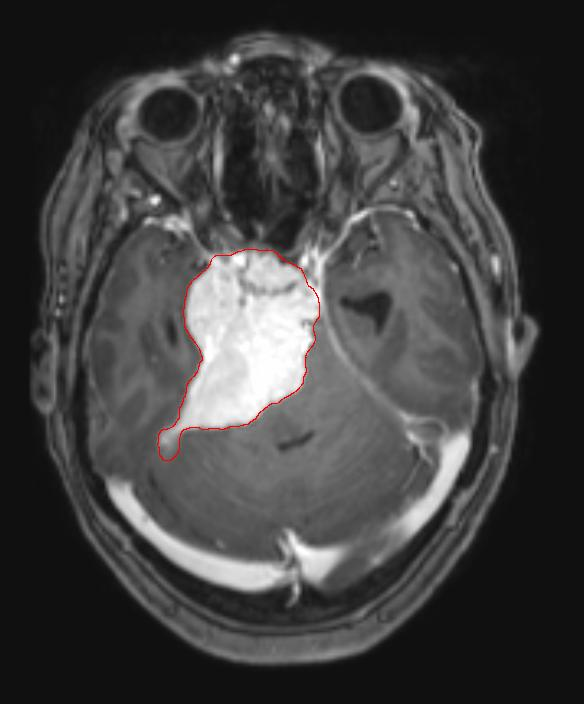
#> input picture actividades/19-relaciona-segmentacion-mri/datos/mri_meningioma.jpg, 584 x 704 px
$ python experimentos.py
#> lines starting #> are read from the running program, lines starting #| are printed output that depends on the picture; after the words box and inside, x2 and y2 are one past the last pixel; in counts of white or black regions, pixels touching at a corner belong together
"""Comparación de métodos clásicos de segmentación en una resonancia cerebral con tumor.

Imagen: resonancia T1 con contraste con un meningioma cuyo contorno fue dibujado a mano en rojo por quien la publicó (Wikimedia Commons, CC BY-SA 3.0).
Ese contorno se usa como verdad aproximada; los algoritmos reciben la imagen SIN la línea roja (reconstruida con inpainting).
Los métodos son semiautomáticos: reciben un punto semilla dentro del tumor (un clic), como en una herramienta clínica de asistencia.
    python experimentos.py -> figuras/, datos/, resultados.json
"""
import json
from pathlib import Path

import cv2
import matplotlib

matplotlib.use("Agg")
import matplotlib.pyplot as plt
import numpy as np
from scipy import ndimage as ndi
from skimage.filters import sobel, threshold_multiotsu, threshold_otsu
from skimage.segmentation import mark_boundaries, slic, watershed

AQUI = Path(__file__).resolve().parent
RAIZ = AQUI.parent.parent
FIG, DAT = AQUI / "figuras", AQUI / "datos"
FIG.mkdir(exist_ok=True); DAT.mkdir(exist_ok=True)
plt.rcParams.update({"font.size": 9, "axes.titlesize": 9.5})
RES = {}


def fuente(nombre):
    ruta = DAT / nombre
    return ruta if ruta.exists() else RAIZ / "datos_compartidos" / nombre


def cargar():
    bgr = cv2.imread(str(fuente("mri_meningioma.jpg")))
#> bgr is the input picture: shape (704, 584, 3); mean B, G, R 65.3, 65.3, 65.8
    b, g, r = [bgr[..., i].astype(int) for i in range(3)]
    rojo = ((r > 130) & (g < 110) & (b < 110)).astype(np.uint8)
#> rojo: shape (704, 584); values 0 (black) and 1 (white), 0.28% white in thin lines or dots, all inside (x1, y1, x2, y2) = (156, 247, 320, 463)
    rojo_d = cv2.dilate(rojo, np.ones((3, 3), np.uint8))
#> rojo_d: shape (704, 584); values 0 (black) and 1 (white), 0.7% white; 1 white region, box (x1, y1, x2, y2) and area: (155, 246, 321, 464) 2891
    cerrado = cv2.morphologyEx(rojo_d, cv2.MORPH_CLOSE, np.ones((5, 5), np.uint8))
#> cerrado: shape (704, 584); values 0 (black) and 1 (white), 0.72% white; 1 white region, box (x1, y1, x2, y2) and area: (155, 246, 321, 464) 2942
    gt = ndi.binary_fill_holes(cerrado > 0)
#> gt: shape (704, 584) bool; 5.2% white; 1 white region, box (x1, y1, x2, y2) and area: (155, 246, 321, 464) 21193
    limpio = cv2.inpaint(bgr, rojo_d * 255, 3, cv2.INPAINT_TELEA)
    gris = cv2.cvtColor(limpio, cv2.COLOR_BGR2GRAY)
    dist = ndi.distance_transform_edt(gt)
    semilla = tuple(int(v) for v in np.unravel_index(np.argmax(dist), dist.shape))     # (fila, columna) del punto más interior
#> semilla = (315, 251)
    return gris, gt.astype(np.uint8), semilla


def componente_semilla(mascara, semilla):
    """Se queda con el componente conexo que contiene la semilla (o el más cercano a ella)."""
    m = (mascara > 0).astype(np.uint8)
    n, lab = cv2.connectedComponents(m, connectivity=8)
    if n <= 1:
        return np.zeros_like(m)
    l = lab[semilla]
    if l == 0:
        d = ndi.distance_transform_edt(lab == 0, return_indices=True)[1]
        l = lab[d[0][semilla], d[1][semilla]]
    return (lab == l).astype(np.uint8)


def limpiar(m, k=3):
    return cv2.morphologyEx(cv2.morphologyEx(m.astype(np.uint8), cv2.MORPH_OPEN, np.ones((k, k), np.uint8)), cv2.MORPH_CLOSE, np.ones((k, k), np.uint8))


# ------------------------------------------------------------------ métodos
def m_otsu(g, semilla):
    t = threshold_multiotsu(g, classes=3)
    return componente_semilla(limpiar(g > t[-1]), semilla), {"umbrales": [int(x) for x in t]}


def m_otsu2(g, semilla):
    t = threshold_otsu(g)
    return componente_semilla(limpiar(g > t), semilla), {"umbral": int(t)}


def m_kmeans(g, semilla, k=4):
    z = g.reshape(-1, 1).astype(np.float32)
    cv2.setRNGSeed(0)
    _, etiq, centros = cv2.kmeans(z, k, None, (cv2.TERM_CRITERIA_EPS + cv2.TERM_CRITERIA_MAX_ITER, 30, 0.5), 5, cv2.KMEANS_PP_CENTERS)
    top = int(np.argmax(centros))
    m = (etiq.reshape(g.shape) == top)
    return componente_semilla(limpiar(m), semilla), {"centros": sorted(int(c) for c in centros.ravel())}


def m_meanshift(g, semilla):
    filtrada = cv2.pyrMeanShiftFiltering(cv2.cvtColor(g, cv2.COLOR_GRAY2BGR), sp=10, sr=18, maxLevel=1)
    fg = cv2.cvtColor(filtrada, cv2.COLOR_BGR2GRAY)
    t = threshold_multiotsu(fg, classes=3)
    return componente_semilla(limpiar(fg > t[-1]), semilla), {"colores_distintos": int(len(np.unique(fg)))}


def m_slic(g, semilla, n=350):
    seg = slic(g, n_segments=n, compactness=0.08, channel_axis=None, start_label=0, sigma=1.0)
    medias = ndi.mean(g, labels=seg, index=np.arange(seg.max() + 1))
    t = threshold_multiotsu(medias.astype(np.float32), classes=3)[-1]
    m = np.isin(seg, np.nonzero(medias > t)[0])
    return componente_semilla(limpiar(m), semilla), {"superpixeles": int(seg.max() + 1)}


def m_watershed(g, semilla):
    """Watershed controlado por marcadores: el tumor se marca con un disco en la semilla y el fondo con los píxeles muy oscuros."""
    suave = cv2.GaussianBlur(g, (0, 0), 1.5)
    grad = sobel(suave.astype(np.float32))
    marcas = np.zeros(g.shape, np.int32)
    marcas[suave < 0.25 * threshold_otsu(g)] = 1           # fondo: aire / negro
    cv2.circle(marcas.view(np.uint8) if False else marcas, (semilla[1], semilla[0]), 7, 2, -1)
    # marcadores de "otro tejido": píxeles de intensidad media-baja (materia cerebral) separados del tumor brillante
    t = threshold_multiotsu(g, classes=3)
    marcas[(suave > 0.5 * t[0]) & (suave < 0.9 * t[1]) & (marcas == 0)] = 1
    lab = watershed(grad, marcas)
    return componente_semilla(limpiar(lab == 2), semilla), {}


def watershed_sin_marcadores(g):
    grad = sobel(cv2.GaussianBlur(g, (0, 0), 1.0).astype(np.float32))
    lab = watershed(grad)
    return lab, int(lab.max())


METODOS = {"Otsu (2 clases)": m_otsu2, "Multi-Otsu (3 clases)": m_otsu, "K-means (K=4)": m_kmeans, "Mean Shift": m_meanshift, "SLIC (350 superpíxeles)": m_slic, "Watershed con marcadores": m_watershed}


def metricas(pred, gt):
    p, g = pred > 0, gt > 0
    tp = (p & g).sum(); fp = (p & ~g).sum(); fn = (~p & g).sum()
    return {"dice": float(2 * tp / max(2 * tp + fp + fn, 1)), "iou": float(tp / max(tp + fp + fn, 1)),
            "precision": float(tp / max(tp + fp, 1)), "exhaustividad": float(tp / max(tp + fn, 1)), "area_pct": float(p.mean() * 100)}


def borde(ax, m, color, lw=1.4):
    ax.contour(m.astype(float), levels=[0.5], colors=color, linewidths=lw)


def main():
    g, gt, semilla = cargar()
#> semilla = (315, 251)
    cv2.imwrite(str(DAT / "resonancia_sin_contorno.png"), g)
    cv2.imwrite(str(DAT / "verdad_aproximada.png"), gt * 255)
    RES["imagen"] = {"tam": list(g.shape), "semilla_fila_col": list(semilla), "tumor_pct": round(float(gt.mean() * 100), 2), "otsu2_umbral": int(threshold_otsu(g))}

    # fig1: imagen, histograma y verdad
    fig, ax = plt.subplots(1, 3, figsize=(15, 4.8))
    ax[0].imshow(g, cmap="gray"); ax[0].set_title("Resonancia T1 con contraste (contorno rojo eliminado)"); ax[0].plot(semilla[1], semilla[0], "c+", ms=14)
    ax[1].imshow(g, cmap="gray"); borde(ax[1], gt, "lime"); ax[1].set_title("Verdad aproximada: contorno del tumor (dibujado a mano)")
    ax[2].hist(g[g > 5].ravel(), 128, color="#444"); ax[2].axvline(threshold_otsu(g), color="r", label="Otsu (2 clases)")
    for i, t in enumerate(threshold_multiotsu(g, classes=3)): ax[2].axvline(t, color="orange", ls="--", label="multi-Otsu" if i == 0 else None)
#> this loop made 2 passes
#> t on passes 1 to 2: 57, 151
    ax[2].hist(g[gt > 0].ravel(), 128, color="lime", alpha=.6, label="píxeles del tumor"); ax[2].set_title("Histograma (sin el fondo negro)"); ax[2].legend(); ax[2].set_yticks([])
    for a in ax[:2]: a.axis("off")
    fig.tight_layout(); fig.savefig(FIG / "fig1_imagen_y_verdad.png", dpi=140); plt.close(fig)

    # fig2: resultados sin ruido
    res0 = {}
    fig, ax = plt.subplots(2, 4, figsize=(18, 9.6))
    ax[0, 0].imshow(g, cmap="gray"); ax[0, 0].set_title("Original"); borde(ax[0, 0], gt, "lime")
    for a, (nombre, f) in zip(ax.ravel()[1:], METODOS.items()):
        m, extra = f(g, semilla)
        mt = metricas(m, gt); res0[nombre] = {**{k: round(v, 3) for k, v in mt.items()}, **extra}
        a.imshow(g, cmap="gray"); borde(a, gt, "lime"); borde(a, m, "red")
        a.set_title(f"{nombre}\nDice {mt['dice']:.2f} · P {mt['precision']:.2f} · R {mt['exhaustividad']:.2f}")
#> this loop made 6 passes
#> (extra, tp in metricas, fp in metricas, fn in metricas) on passes 1, 4, 5: ({'umbral': 72}, 21172, 142662, 21), ({'colores_distintos': 239}, 19121, 921, 2072), ({'superpixeles': 305}, 18054, 1529, 3139)
#> (extra, tp in metricas, fp in metricas, fn in metricas) on pass 2: ({'umbrales': [57, 151]}, 18990, 907, 2203)
#> pass 1, in componente_semilla, `n, lab = cv2.connectedComponents(m, connectivity=8)`:
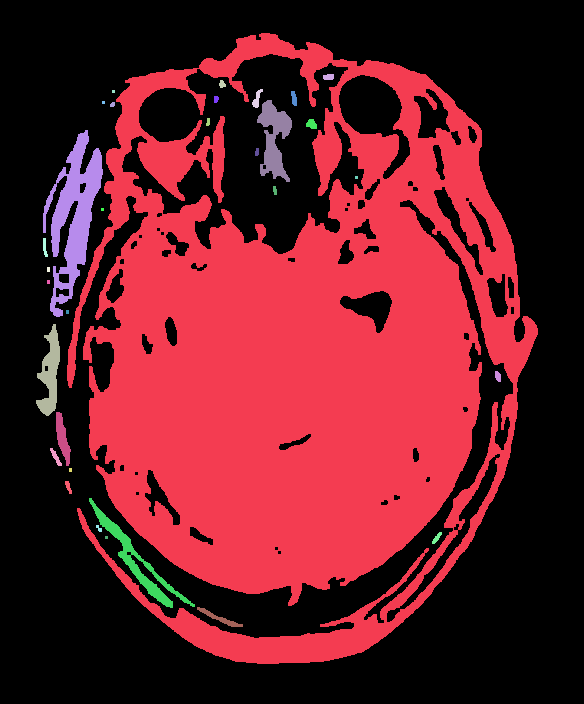
#> lab: shape (704, 584) int32; 33 distinct labels, from 0 to 32; one colour per label, 0 black
#> after the loop:
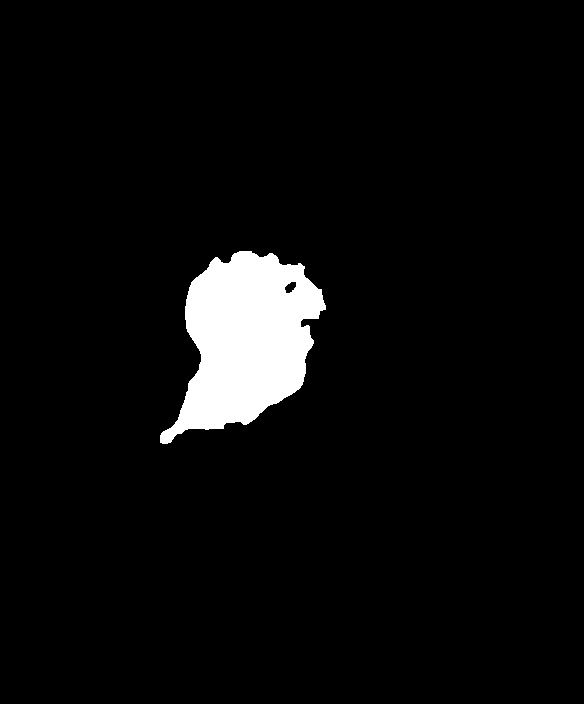
#> m: shape (704, 584); values 0 (black) and 1 (white), 4.6% white; 1 white region, box (x1, y1, x2, y2) and area: (160, 251, 326, 444) 18887
#> after the loop, res0 = 6 items
    lab, n_ws = watershed_sin_marcadores(g)
#> in watershed_sin_marcadores, `lab = watershed(grad)`:
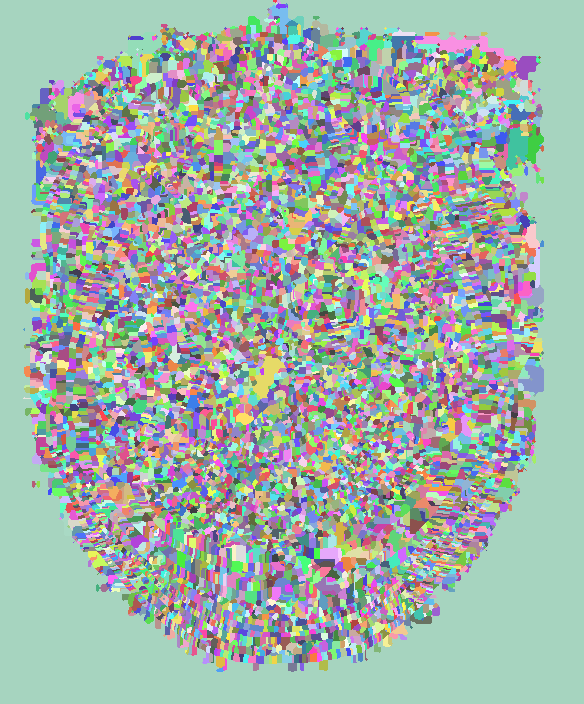
#> lab: shape (704, 584) int32; 11713 distinct labels, from 1 to 11713; one colour per label, 0 black
#> n_ws = 11713
    ax[1, 3].imshow(mark_boundaries(np.dstack([g] * 3), lab, color=(1, 0.2, 0.2)) if n_ws < 3000 else np.dstack([g] * 3)); ax[1, 3].set_title(f"Watershed SIN marcadores: {n_ws} regiones")
    for a in ax.ravel(): a.axis("off")
    fig.suptitle("Verde: contorno de referencia del tumor. Rojo: resultado de cada método", y=0.995)
    fig.tight_layout(); fig.savefig(FIG / "fig2_metodos.png", dpi=120); plt.close(fig)
#> after `fig.tight_layout()`:
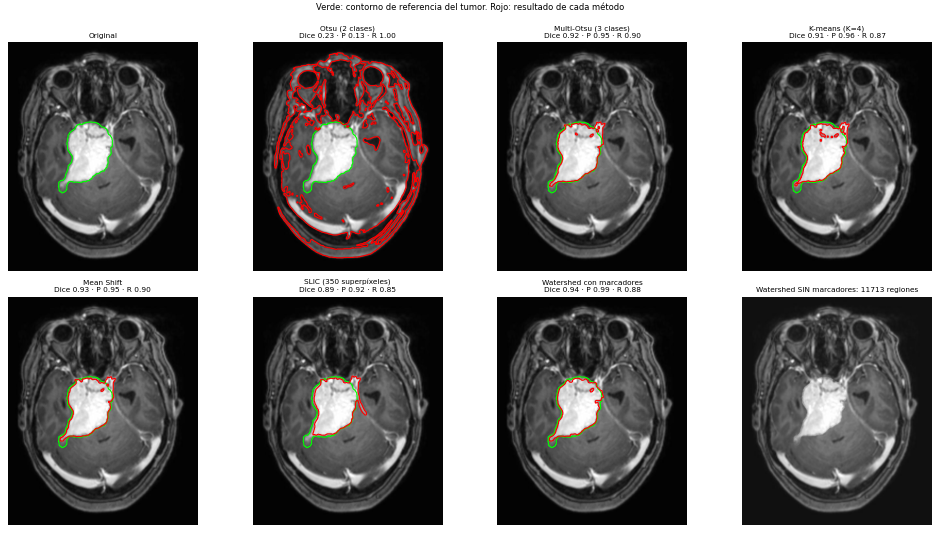
#> figure drawn by matplotlib, 8 panels
    RES["sin_ruido"] = res0
    RES["sobresegmentacion"] = {"watershed_sin_marcadores_regiones": n_ws, "slic_superpixeles": res0["SLIC (350 superpíxeles)"]["superpixeles"]}

    # sensibilidad al ruido
    sigmas = [0, 10, 25, 40]
    metodos_ruido = {n: f for n, f in METODOS.items() if n != "Otsu (2 clases)"}    # Otsu de 2 clases se excluye: su resultado depende de un artefacto de conectividad (ver informe)
    dice = {n: [] for n in metodos_ruido}; masks_25 = {}
    rng = np.random.default_rng(0)
    for s in sigmas:
        gn = np.clip(g.astype(np.float32) + rng.normal(0, s, g.shape), 0, 255).astype(np.uint8) if s else g
        for nombre, f in metodos_ruido.items():
            try:
                m, _ = f(gn, semilla)
            except Exception:
                m = np.zeros_like(gt)
            dice[nombre].append(round(metricas(m, gt)["dice"], 3))
            if s == 25: masks_25[nombre] = m
        if s == 25: g25 = gn
#> this loop made 4 passes
#> pass 1, in componente_semilla (call 7), `n, lab = cv2.connectedComponents(m, connectivity=8)`:
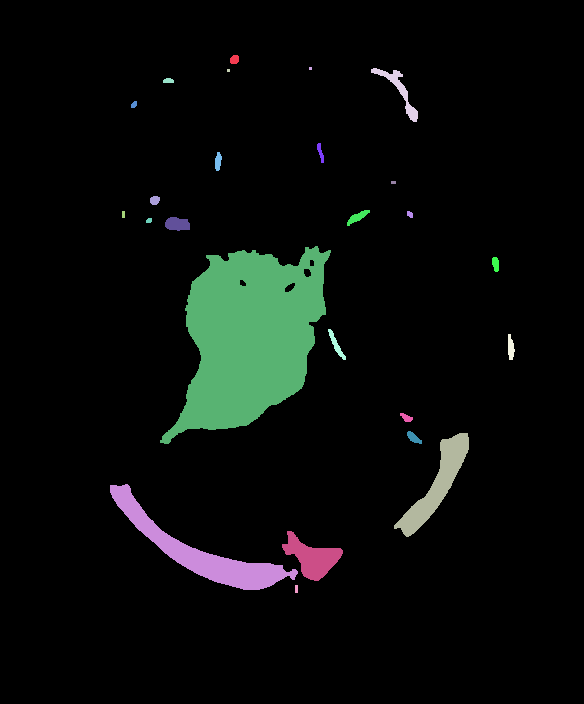
#> lab: shape (704, 584) int32; 26 distinct labels, from 0 to 25; one colour per label, 0 black
#> after the loop:
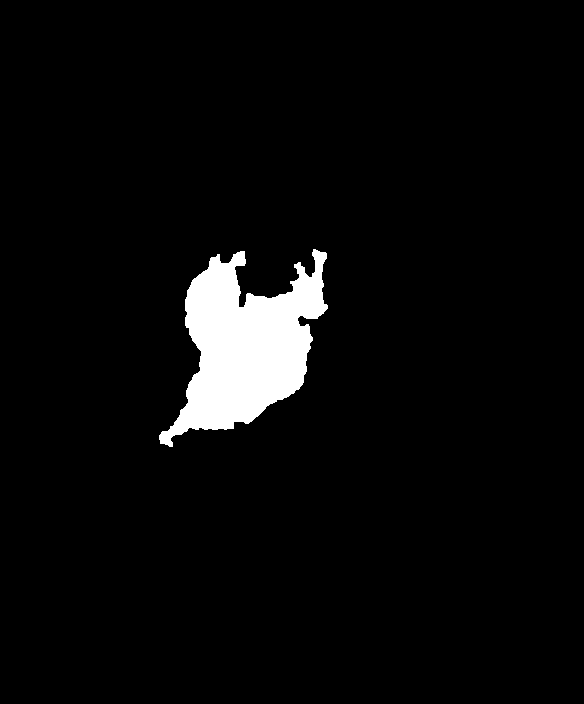
#> m: shape (704, 584); values 0 (black) and 1 (white), 4.2% white; 1 white region, box (x1, y1, x2, y2) and area: (159, 249, 328, 447) 17319
#> after the loop, masks_25 = 5 items
    RES["ruido"] = {"sigmas": sigmas, "dice": dice}
    fig, ax = plt.subplots(1, 2, figsize=(16, 4.8), gridspec_kw={"width_ratios": [1, 1.3]})
    for n, d in dice.items(): ax[0].plot(sigmas, d, "o-", label=n)
    ax[0].set_xlabel("desviación estándar del ruido gaussiano añadido (niveles de gris)"); ax[0].set_ylabel("coeficiente de Dice"); ax[0].set_title("Sensibilidad al ruido"); ax[0].grid(alpha=.3); ax[0].legend(fontsize=8); ax[0].set_ylim(0, 1.02)
    ax[1].imshow(g25, cmap="gray"); borde(ax[1], gt, "lime")
    for (n, m), c in zip(masks_25.items(), ("red", "orange", "cyan", "magenta", "yellow")): borde(ax[1], m, c, 1.0)
#> this loop made 5 passes
#> (n, c) on passes 1 to 5: ('Multi-Otsu (3 clases)', 'red'), ('K-means (K=4)', 'orange'), ('Mean Shift', 'cyan'), ('SLIC (350 superpíxeles)', 'magenta'), ('Watershed con marcadores', 'yellow')
    ax[1].set_title("Con ruido σ=25: contorno de referencia (verde) y de cada método"); ax[1].axis("off")
    fig.tight_layout(); fig.savefig(FIG / "fig3_ruido.png", dpi=130); plt.close(fig)
#> after `fig.tight_layout()`:
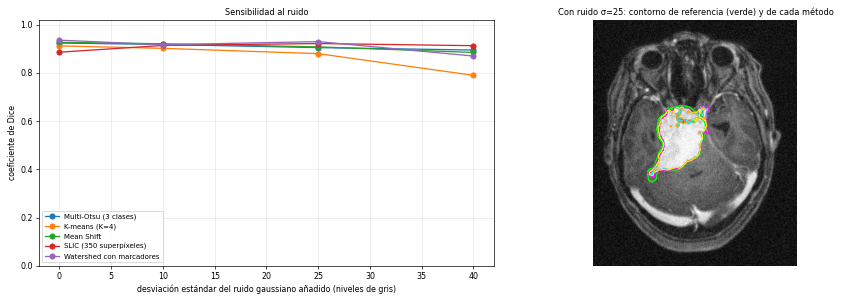
#> figure drawn by matplotlib, 2 panels

    # segunda imagen sin verdad: glioblastoma T1 con contraste (solo cualitativo)
    g2 = cv2.imread(str(fuente("mri_glioblastoma_t1km.jpg")), 0)
#> (the run stopped early here; a loop or call above may not have finished)
